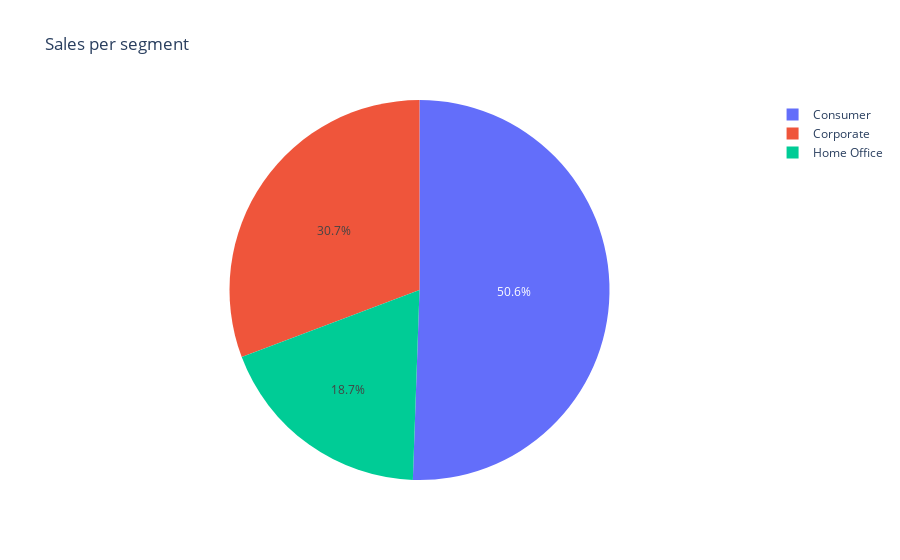

The notebook cell saved with this chart:
### Code cell
# We create a pie chart with variables (this is in percentages)
fig = px.pie(ig, values='Sales', names='Segment', title='Sales per segment')
fig.show()

### Figure 1 — Plotly figure (JSON) as saved in the notebook; plotly's stock layout.template omitted (floating-point values rounded to 4 significant figures; data arrays with more than 128 entries replaced by an {"elided": "..."} marker saying what was removed)
{"data": [{"domain": {"x": [0, 1], "y": [0, 1]}, "hovertemplate": "Segment=%{label}<br>Sales=%{value}<extra></extra>", "labels": {"elided": "9994 str values"}, "legendgroup": "", "name": "", "showlegend": true, "type": "pie", "values": {"elided": "9994 float values"}}], "layout": {"legend": {"tracegroupgap": 0}, "title": {"text": "Sales per segment"}}}
